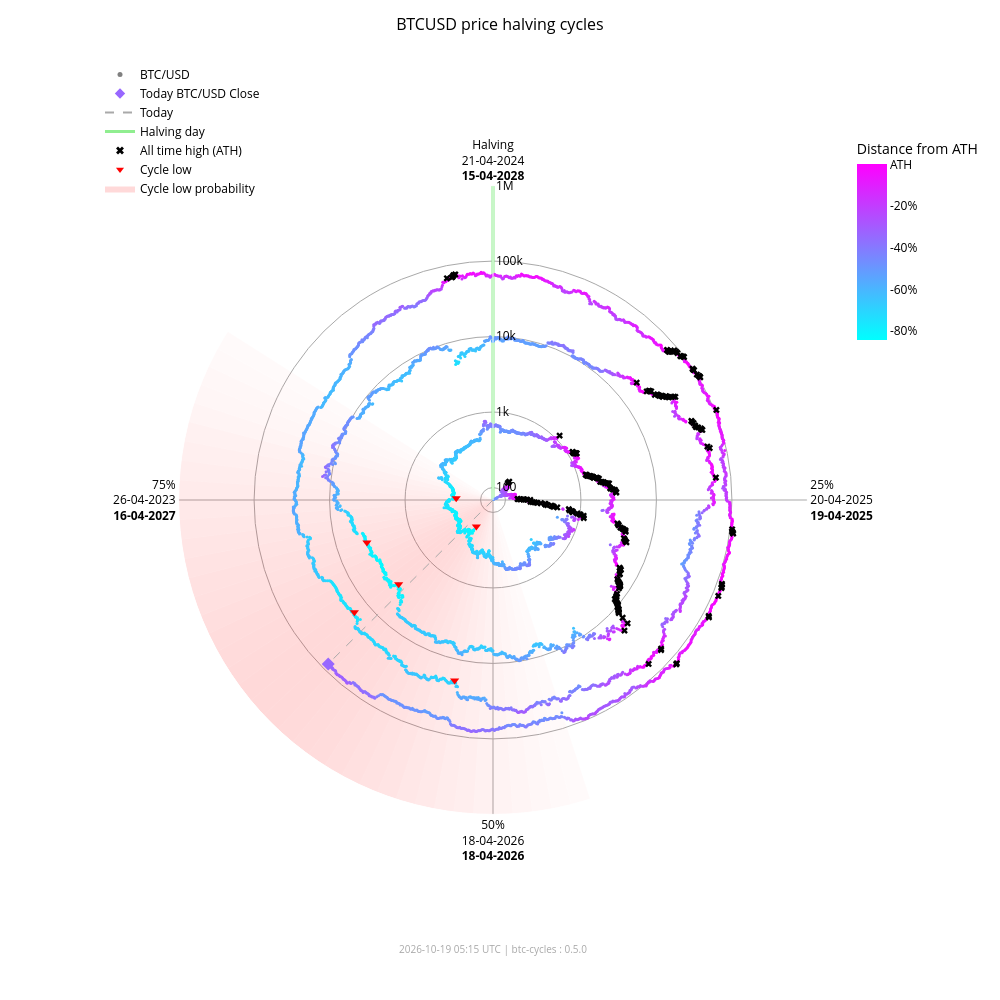

Notebook code cell kept with this figure:
### Markdown cell above
### Interactive chart (plotly)

### Code cell
fig_interactive = btc.plot(
    kind="interactive",
    from_date="2012-11-28",
)
# plotly config for interactivity
config = {"scrollZoom": True, "displayModeBar": True}
# display in notebook
fig_interactive.show(config=config)

### Figure 1 — Plotly figure (JSON) as saved in the notebook; plotly's stock layout.template omitted (floating-point values rounded to 4 significant figures; data arrays with more than 128 entries replaced by an {"elided": "..."} marker saying what was removed)
{"data": [{"fill": "toself", "fillcolor": "rgba(255,0,0,0.018306980149439524)", "hoverinfo": "skip", "line": {"width": 0}, "mode": "lines", "r": [68.43, 1000000, 1000000, 68.43, 68.43], "showlegend": false, "theta": [162.0, 162.0, 165.6, 165.6, 162.0], "type": "scatterpolar"}, {"fill": "toself", "fillcolor": "rgba(255,0,0,0.02405911634527998)", "hoverinfo": "skip", "line": {"width": 0}, "mode": "lines", "r": [68.43, 1000000, 1000000, 68.43, 68.43], "showlegend": false, "theta": [165.6, 165.6, 169.2, 169.2, 165.6], "type": "scatterpolar"}, {"fill": "toself", "fillcolor": "rgba(255,0,0,0.030803449372254352)", "hoverinfo": "skip", "line": {"width": 0}, "mode": "lines", "r": [68.43, 1000000, 1000000, 68.43, 68.43], "showlegend": false, "theta": [169.2, 169.2, 172.8, 172.8, 169.2], "type": "scatterpolar"}, {"fill": "toself", "fillcolor": "rgba(255,0,0,0.03847233586005252)", "hoverinfo": "skip", "line": {"width": 0}, "mode": "lines", "r": [68.43, 1000000, 1000000, 68.43, 68.43], "showlegend": false, "theta": [172.8, 172.8, 176.4, 176.4, 172.8], "type": "scatterpolar"}, {"fill": "toself", "fillcolor": "rgba(255,0,0,0.04694405159551339)", "hoverinfo": "skip", "line": {"width": 0}, "mode": "lines", "r": [68.43, 1000000, 1000000, 68.43, 68.43], "showlegend": false, "theta": [176.4, 176.4, 180.0, 180.0, 176.4], "type": "scatterpolar"}, {"fill": "toself", "fillcolor": "rgba(255,0,0,0.05605603979818329)", "hoverinfo": "skip", "line": {"width": 0}, "mode": "lines", "r": [68.43, 1000000, 1000000, 68.43, 68.43], "showlegend": false, "theta": [180.0, 180.0, 183.6, 183.6, 180.0], "type": "scatterpolar"}, {"fill": "toself", "fillcolor": "rgba(255,0,0,0.06562330627802694)", "hoverinfo": "skip", "line": {"width": 0}, "mode": "lines", "r": [68.43, 1000000, 1000000, 68.43, 68.43], "showlegend": false, "theta": [183.6, 183.6, 187.2, 187.2, 183.6], "type": "scatterpolar"}, {"fill": "toself", "fillcolor": "rgba(255,0,0,0.07545707932574237)", "hoverinfo": "skip", "line": {"width": 0}, "mode": "lines", "r": [68.43, 1000000, 1000000, 68.43, 68.43], "showlegend": false, "theta": [187.2, 187.2, 190.8, 190.8, 187.2], "type": "scatterpolar"}, {"fill": "toself", "fillcolor": "rgba(255,0,0,0.08537841060169407)", "hoverinfo": "skip", "line": {"width": 0}, "mode": "lines", "r": [68.43, 1000000, 1000000, 68.43, 68.43], "showlegend": false, "theta": [190.8, 190.8, 194.4, 194.4, 190.8], "type": "scatterpolar"}, {"fill": "toself", "fillcolor": "rgba(255,0,0,0.09522272137134848)", "hoverinfo": "skip", "line": {"width": 0}, "mode": "lines", "r": [68.43, 1000000, 1000000, 68.43, 68.43], "showlegend": false, "theta": [194.4, 194.4, 198.0, 198.0, 194.4], "type": "scatterpolar"}, {"fill": "toself", "fillcolor": "rgba(255,0,0,0.10483418800389058)", "hoverinfo": "skip", "line": {"width": 0}, "mode": "lines", "r": [68.43, 1000000, 1000000, 68.43, 68.43], "showlegend": false, "theta": [198.0, 198.0, 201.6, 201.6, 198.0], "type": "scatterpolar"}, {"fill": "toself", "fillcolor": "rgba(255,0,0,0.11405248627197925)", "hoverinfo": "skip", "line": {"width": 0}, "mode": "lines", "r": [68.43, 1000000, 1000000, 68.43, 68.43], "showlegend": false, "theta": [201.6, 201.6, 205.2, 205.2, 201.6], "type": "scatterpolar"}, {"fill": "toself", "fillcolor": "rgba(255,0,0,0.12269756305009562)", "hoverinfo": "skip", "line": {"width": 0}, "mode": "lines", "r": [68.43, 1000000, 1000000, 68.43, 68.43], "showlegend": false, "theta": [205.2, 205.2, 208.8, 208.8, 205.2], "type": "scatterpolar"}, {"fill": "toself", "fillcolor": "rgba(255,0,0,0.13055959037792858)", "hoverinfo": "skip", "line": {"width": 0}, "mode": "lines", "r": [68.43, 1000000, 1000000, 68.43, 68.43], "showlegend": false, "theta": [208.8, 208.8, 212.4, 212.4, 208.8], "type": "scatterpolar"}, {"fill": "toself", "fillcolor": "rgba(255,0,0,0.13740037014073872)", "hoverinfo": "skip", "line": {"width": 0}, "mode": "lines", "r": [68.43, 1000000, 1000000, 68.43, 68.43], "showlegend": false, "theta": [212.4, 212.4, 216.0, 216.0, 212.4], "type": "scatterpolar"}, {"fill": "toself", "fillcolor": "rgba(255,0,0,0.14296927208088228)", "hoverinfo": "skip", "line": {"width": 0}, "mode": "lines", "r": [68.43, 1000000, 1000000, 68.43, 68.43], "showlegend": false, "theta": [216.0, 216.0, 219.6, 219.6, 216.0], "type": "scatterpolar"}, {"fill": "toself", "fillcolor": "rgba(255,0,0,0.14703219887325494)", "hoverinfo": "skip", "line": {"width": 0}, "mode": "lines", "r": [68.43, 1000000, 1000000, 68.43, 68.43], "showlegend": false, "theta": [219.6, 219.6, 223.2, 223.2, 219.6], "type": "scatterpolar"}, {"fill": "toself", "fillcolor": "rgba(255,0,0,0.14940752827264187)", "hoverinfo": "skip", "line": {"width": 0}, "mode": "lines", "r": [68.43, 1000000, 1000000, 68.43, 68.43], "showlegend": false, "theta": [223.2, 223.2, 226.8, 226.8, 223.2], "type": "scatterpolar"}, {"fill": "toself", "fillcolor": "rgba(255,0,0,0.15)", "hoverinfo": "skip", "line": {"width": 0}, "mode": "lines", "r": [68.43, 1000000, 1000000, 68.43, 68.43], "showlegend": false, "theta": [226.8, 226.8, 230.4, 230.4, 226.8], "type": "scatterpolar"}, {"fill": "toself", "fillcolor": "rgba(255,0,0,0.14882314851976614)", "hoverinfo": "skip", "line": {"width": 0}, "mode": "lines", "r": [68.43, 1000000, 1000000, 68.43, 68.43], "showlegend": false, "theta": [230.4, 230.4, 234.0, 234.0, 230.4], "type": "scatterpolar"}, {"fill": "toself", "fillcolor": "rgba(255,0,0,0.14600334989350275)", "hoverinfo": "skip", "line": {"width": 0}, "mode": "lines", "r": [68.43, 1000000, 1000000, 68.43, 68.43], "showlegend": false, "theta": [234.0, 234.0, 237.6, 237.6, 234.0], "type": "scatterpolar"}, {"fill": "toself", "fillcolor": "rgba(255,0,0,0.14176315293000513)", "hoverinfo": "skip", "line": {"width": 0}, "mode": "lines", "r": [68.43, 1000000, 1000000, 68.43, 68.43], "showlegend": false, "theta": [237.6, 237.6, 241.2, 241.2, 237.6], "type": "scatterpolar"}, {"fill": "toself", "fillcolor": "rgba(255,0,0,0.1363869302869166)", "hoverinfo": "skip", "line": {"width": 0}, "mode": "lines", "r": [68.43, 1000000, 1000000, 68.43, 68.43], "showlegend": false, "theta": [241.2, 241.2, 244.8, 244.8, 241.2], "type": "scatterpolar"}, {"fill": "toself", "fillcolor": "rgba(255,0,0,0.13017643696734477)", "hoverinfo": "skip", "line": {"width": 0}, "mode": "lines", "r": [68.43, 1000000, 1000000, 68.43, 68.43], "showlegend": false, "theta": [244.8, 244.8, 248.4, 248.4, 244.8], "type": "scatterpolar"}, {"fill": "toself", "fillcolor": "rgba(255,0,0,0.1234063302665758)", "hoverinfo": "skip", "line": {"width": 0}, "mode": "lines", "r": [68.43, 1000000, 1000000, 68.43, 68.43], "showlegend": false, "theta": [248.4, 248.4, 252.0, 252.0, 248.4], "type": "scatterpolar"}, {"fill": "toself", "fillcolor": "rgba(255,0,0,0.11628949020714345)", "hoverinfo": "skip", "line": {"width": 0}, "mode": "lines", "r": [68.43, 1000000, 1000000, 68.43, 68.43], "showlegend": false, "theta": [252.0, 252.0, 255.6, 255.6, 252.0], "type": "scatterpolar"}, {"fill": "toself", "fillcolor": "rgba(255,0,0,0.108959277972535)", "hoverinfo": "skip", "line": {"width": 0}, "mode": "lines", "r": [68.43, 1000000, 1000000, 68.43, 68.43], "showlegend": false, "theta": [255.6, 255.6, 259.2, 259.2, 255.6], "type": "scatterpolar"}, {"fill": "toself", "fillcolor": "rgba(255,0,0,0.1014715299920515)", "hoverinfo": "skip", "line": {"width": 0}, "mode": "lines", "r": [68.43, 1000000, 1000000, 68.43, 68.43], "showlegend": false, "theta": [259.2, 259.2, 262.8, 262.8, 259.2], "type": "scatterpolar"}, {"fill": "toself", "fillcolor": "rgba(255,0,0,0.09382430417652897)", "hoverinfo": "skip", "line": {"width": 0}, "mode": "lines", "r": [68.43, 1000000, 1000000, 68.43, 68.43], "showlegend": false, "theta": [262.8, 262.8, 266.4, 266.4, 262.8], "type": "scatterpolar"}, {"fill": "toself", "fillcolor": "rgba(255,0,0,0.08598937207621672)", "hoverinfo": "skip", "line": {"width": 0}, "mode": "lines", "r": [68.43, 1000000, 1000000, 68.43, 68.43], "showlegend": false, "theta": [266.4, 266.4, 270.0, 270.0, 266.4], "type": "scatterpolar"}, {"fill": "toself", "fillcolor": "rgba(255,0,0,0.07794710108398434)", "hoverinfo": "skip", "line": {"width": 0}, "mode": "lines", "r": [68.43, 1000000, 1000000, 68.43, 68.43], "showlegend": false, "theta": [270.0, 270.0, 273.6, 273.6, 270.0], "type": "scatterpolar"}, {"fill": "toself", "fillcolor": "rgba(255,0,0,0.06971614429145927)", "hoverinfo": "skip", "line": {"width": 0}, "mode": "lines", "r": [68.43, 1000000, 1000000, 68.43, 68.43], "showlegend": false, "theta": [273.6, 273.6, 277.2, 277.2, 273.6], "type": "scatterpolar"}, {"fill": "toself", "fillcolor": "rgba(255,0,0,0.061371174705723626)", "hoverinfo": "skip", "line": {"width": 0}, "mode": "lines", "r": [68.43, 1000000, 1000000, 68.43, 68.43], "showlegend": false, "theta": [277.2, 277.2, 280.8, 280.8, 277.2], "type": "scatterpolar"}, {"fill": "toself", "fillcolor": "rgba(255,0,0,0.05304520605236535)", "hoverinfo": "skip", "line": {"width": 0}, "mode": "lines", "r": [68.43, 1000000, 1000000, 68.43, 68.43], "showlegend": false, "theta": [280.8, 280.8, 284.4, 284.4, 280.8], "type": "scatterpolar"}, {"fill": "toself", "fillcolor": "rgba(255,0,0,0.044916938988340704)", "hoverinfo": "skip", "line": {"width": 0}, "mode": "lines", "r": [68.43, 1000000, 1000000, 68.43, 68.43], "showlegend": false, "theta": [284.4, 284.4, 288.0, 288.0, 284.4], "type": "scatterpolar"}, {"fill": "toself", "fillcolor": "rgba(255,0,0,0.0371870550186571)", "hoverinfo": "skip", "line": {"width": 0}, "mode": "lines", "r": [68.43, 1000000, 1000000, 68.43, 68.43], "showlegend": false, "theta": [288.0, 288.0, 291.6, 291.6, 288.0], "type": "scatterpolar"}, {"fill": "toself", "fillcolor": "rgba(255,0,0,0.030049603184432498)", "hoverinfo": "skip", "line": {"width": 0}, "mode": "lines", "r": [68.43, 1000000, 1000000, 68.43, 68.43], "showlegend": false, "theta": [291.6, 291.6, 295.2, 295.2, 291.6], "type": "scatterpolar"}, {"fill": "toself", "fillcolor": "rgba(255,0,0,0.023665126797805223)", "hoverinfo": "skip", "line": {"width": 0}, "mode": "lines", "r": [68.43, 1000000, 1000000, 68.43, 68.43], "showlegend": false, "theta": [295.2, 295.2, 298.8, 298.8, 295.2], "type": "scatterpolar"}, {"fill": "toself", "fillcolor": "rgba(255,0,0,0.018141004067302662)", "hoverinfo": "skip", "line": {"width": 0}, "mode": "lines", "r": [68.43, 1000000, 1000000, 68.43, 68.43], "showlegend": false, "theta": [298.8, 298.8, 302.4, 302.4, 298.8], "type": "scatterpolar"}, {"hoverinfo": "skip", "line": {"color": "darkgrey", "dash": "dash", "width": 1}, "mode": "lines", "r": [68.43, 82020.0], "showlegend": false, "theta": [225.2, 225.2], "type": "scatterpolar"}, {"hoverinfo": "skip", "line": {"color": "lightgreen", "width": 3}, "mode": "lines", "r": [68.43, 1000000], "showlegend": false, "theta": [0, 0], "type": "scatterpolar"}, {"hoverinfo": "text", "marker": {"color": {"elided": "4923 str values"}, "size": 3}, "mode": "markers", "r": {"elided": "4923 float values"}, "showlegend": false, "text": {"elided": "4923 str values"}, "theta": {"elided": "4923 float values"}, "type": "scatterpolar"}, {"hoverinfo": "text", "marker": {"color": "#9867ff", "size": 10, "symbol": "diamond"}, "mode": "markers", "r": [82020.0], "showlegend": false, "text": ["Today<br>Date: 2026-10-18<br>Price: $82,017.60"], "theta": [225.2], "type": "scatterpolar"}, {"hoverinfo": "text", "marker": {"color": "black", "size": 6, "symbol": "x"}, "mode": "markers", "r": {"elided": "182 float values"}, "showlegend": false, "text": {"elided": "182 str values"}, "theta": {"elided": "182 float values"}, "type": "scatterpolar"}, {"hoverinfo": "text", "marker": {"color": "red", "size": 8, "symbol": "triangle-down"}, "mode": "markers", "r": [178.1, 210.5, 3237.0, 3961.0, 19020.0, 15790.0], "showlegend": false, "text": ["Cycle Low<br>Date: 2015-01-14<br>Price: $178.10<br>ATH distance: -84.5%", "Cycle Low<br>Date: 2015-08-24<br>Price: $210.49<br>ATH distance: -81.7%", "Cycle Low<br>Date: 2018-12-15<br>Price: $3,236.76<br>ATH distance: -83.4%", "Cycle Low<br>Date: 2019-03-15<br>Price: $3,960.91<br>ATH distance: -79.7%", "Cycle Low<br>Date: 2022-06-18<br>Price: $19,017.64<br>ATH distance: -71.9%", "Cycle Low<br>Date: 2022-11-21<br>Price: $15,787.28<br>ATH distance: -76.6%"], "theta": [212.1, 272.7, 228.3, 251.4, 192.0, 231.0], "type": "scatterpolar"}, {"marker": {"color": "grey", "size": 5}, "mode": "markers", "name": "BTC/USD", "r": [null], "theta": [null], "type": "scatterpolar"}, {"marker": {"color": "#9867ff", "size": 8, "symbol": "diamond"}, "mode": "markers", "name": "Today BTC/USD Close", "r": [null], "theta": [null], "type": "scatterpolar"}, {"line": {"color": "darkgrey", "dash": "dash"}, "mode": "lines", "name": "Today", "r": [null], "theta": [null], "type": "scatterpolar"}, {"line": {"color": "lightgreen", "width": 3}, "mode": "lines", "name": "Halving day", "r": [null], "theta": [null], "type": "scatterpolar"}, {"marker": {"color": "black", "size": 7, "symbol": "x"}, "mode": "markers", "name": "All time high (ATH)", "r": [null], "theta": [null], "type": "scatterpolar"}, {"marker": {"color": "red", "size": 7, "symbol": "triangle-down"}, "mode": "markers", "name": "Cycle low", "r": [null], "theta": [null], "type": "scatterpolar"}, {"fill": "toself", "fillcolor": "rgba(255,0,0,0.15)", "line": {"width": 0}, "mode": "lines", "name": "Cycle low probability", "r": [null], "theta": [null], "type": "scatterpolar"}, {"hoverinfo": "skip", "marker": {"cmax": 0, "cmin": -0.8453, "color": [0], "colorbar": {"len": 0.25, "ticktext": ["ATH", "-20%", "-40%", "-60%", "-80%", "-100%"], "tickvals": [0, -0.2, -0.4, -0.6, -0.8, -1.0], "title": {"text": "Distance from ATH"}, "x": 0.95, "y": 0.92, "yanchor": "top"}, "colorscale": {"elided": "256x2 mixed values"}, "showscale": true, "size": 0}, "mode": "markers", "r": [null], "showlegend": false, "theta": [null], "type": "scatterpolar"}], "layout": {"annotations": [{"font": {"color": "darkgrey", "size": 10}, "showarrow": false, "text": "2026-10-19 05:15 UTC | btc-cycles : 0.5.0", "x": 0.5, "xref": "paper", "y": -0.02, "yref": "paper"}], "font": {"color": "black"}, "height": 1000, "legend": {"bgcolor": "rgba(0,0,0,0)", "font": {"color": "black"}, "x": 0.0, "y": 1.0}, "margin": {"b": 60, "l": 100, "r": 80, "t": 60}, "paper_bgcolor": "white", "plot_bgcolor": "white", "polar": {"angularaxis": {"color": "black", "direction": "clockwise", "gridcolor": "darkgrey", "rotation": 90, "ticktext": ["Halving<br>21-04-2024<br><b>15-04-2028</b>", "25%<br>20-04-2025<br><b>19-04-2025</b>", "50%<br>18-04-2026<br><b>18-04-2026</b>", "75%<br>26-04-2023<br><b>16-04-2027</b>"], "tickvals": [0, 90, 180, 270]}, "bgcolor": "white", "domain": {"x": [0.1, 0.9], "y": [0.05, 0.95]}, "radialaxis": {"angle": 90, "color": "black", "gridcolor": "darkgrey", "range": [1.835, 6.0], "tickangle": 90, "ticktext": ["100", "1k", "10k", "100k", "1M"], "tickvals": [100, 1000, 10000, 100000, 1000000], "type": "log"}}, "title": {"font": {"color": "black", "size": 16}, "text": "BTCUSD price halving cycles", "x": 0.5}, "width": 1000}}
